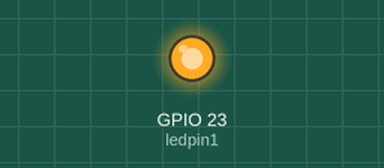
Recording of a program running on a simulated Raspberry Pi (BCM pin numbers). Shown: output pins drawn as LEDs (lit = HIGH). What the program prints to the terminal is not drawn.

Above: at 0.1 s.
At 1.1 s:
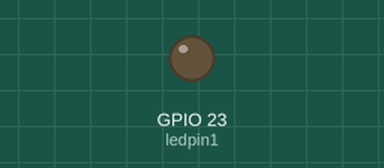
Timing chart, 0 to 2.6 s (numbered marks = the images above):
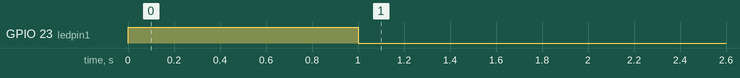

The program:

GPIO_blinking.py
```python
import time
import RPi.GPIO as GPIO
ledpin1 = 23
GPIO.setmode(GPIO.BCM)
GPIO.setup(ledpin1,GPIO.OUT)
while True:
    try:
        GPIO.output(ledpin1,GPIO.HIGH)
        time.sleep(1)
        GPIO.output(ledpin1,GPIO.LOW)
        time.sleep(1)
    except:
        print("some error")

    finally:
        GPIO.cleanup()
        
```

Measured:
- by itself, GPIO 23 (ledpin1): LOW → HIGH at 0.00 s, → LOW 1.0 s later
